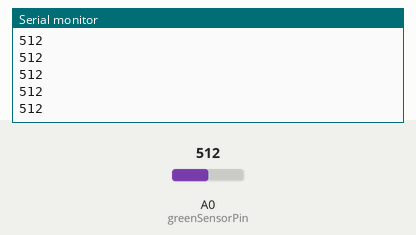
Bench run of a sketch on a simulated Arduino Uno, built with avr-gcc and run on an emulated ATmega328P. Parts: the last lines printed to the serial monitor. Inputs (shaded band) come from the test bench; at power-on: A0 (greenSensorPin) = 512.

Above: at 1.2 s.
1.3 s: A0 (greenSensorPin) set to 716
At 2.4 s:
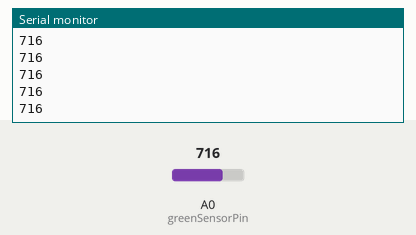
2.8 s: A0 (greenSensorPin) set to 900
At 3.6 s:
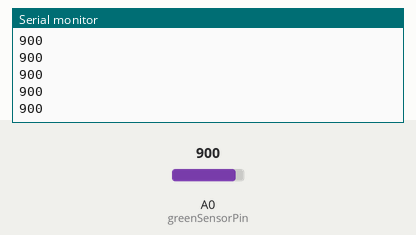
Timing chart, 0 to 5.8 s (numbered marks = the images above; inputs shaded):
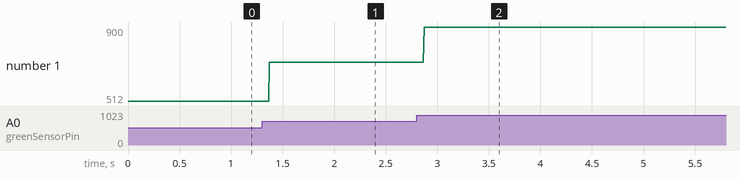

Measured:
- after the input at 1.3 s, the serial monitor: prints a new line after 0.07 s (image 1)
- after the input at 2.8 s, the serial monitor: prints a new line after 0.07 s (image 2)
- plotted number 1: 512 → 716 after the input at 1.3 s, 716 → 900 after the input at 2.8 s

The sketch:

photoresistorTest.ino
```cpp
int greenSensor;
int greenSensorPin = A0;
int greenSensorVal;
int greenPin = 10;

void setup(){
  Serial.begin(9600);
}

void loop(){
  //analogWrite(greenPin,255);
  greenSensorVal = analogRead(greenSensorPin);
  Serial.println(greenSensorVal);
}
```
